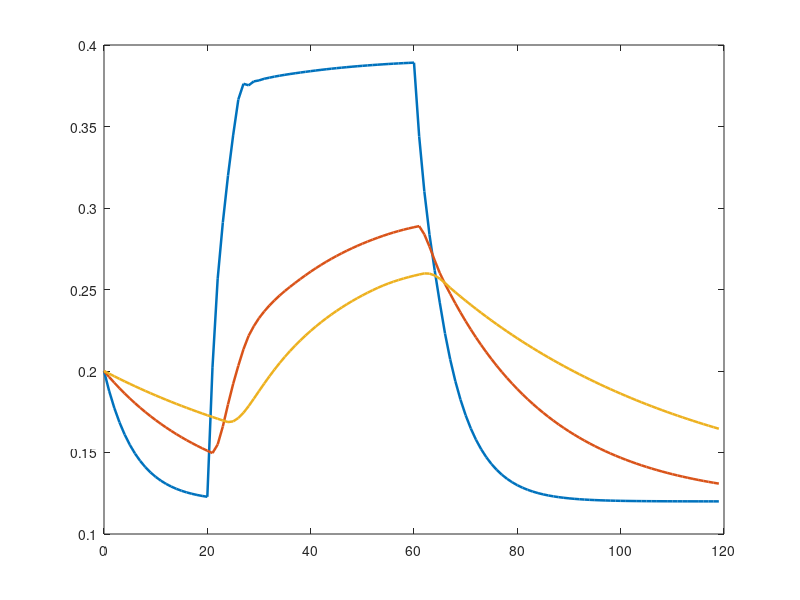

This chart was generated by the following MATLAB code: (Note: this script raises an error after producing the figure.)
%% ============================================================
% 01_ReducedSoilWaterModel_V2
% AI-Driven Smart Irrigation
%
% Control-Oriented Three-Layer Soil-Water Model
%
% Version: V2.0
%
% Purpose:
%   Develop a numerically stable and physically plausible
%   reduced-order soil-water model for future:
%
%       1. Sensor simulation
%       2. UKF state estimation
%       3. Baseline control
%       4. SAC reinforcement learning
%       5. Probabilistic safety filtering
%
% IMPORTANT:
%   This model is NOT the high-fidelity Richards model.
%   Richards will be implemented separately as the
%   high-fidelity environment.
%
% =============================================================

clc;
clear;
close all;

%% ============================================================
% 1. Simulation Settings
% =============================================================

dt = 1;                         % Time step [day]
T  = 120;                       % Simulation duration [day]
N  = round(T/dt);

time = (0:N-1)' * dt;

%% ============================================================
% 2. Soil Hydraulic Parameters
% =============================================================

% Volumetric water contents
theta_r  = 0.078;               % Residual water content [-]
theta_s  = 0.430;               % Saturated water content [-]

theta_FC = 0.250;               % Field capacity [-]
theta_WP = 0.120;               % Wilting point [-]

%% ============================================================
% 3. Soil Layer Geometry
% =============================================================

% Three soil layers
%
% Layer 1: surface
% Layer 2: intermediate
% Layer 3: root zone

Z1 = 0.10;                       % [m]
Z2 = 0.20;                       % [m]
Z3 = 0.30;                       % [m]

Z = [Z1; Z2; Z3];

root_depth = Z1 + Z2 + Z3;

%% ============================================================
% 4. Reduced-Order Hydraulic Exchange Parameters
% =============================================================

% These are reduced-order exchange coefficients.
%
% They are NOT saturated hydraulic conductivity values.
%
% Units:
%       k12, k23 -> [1/day]
%
% They determine the rate of water exchange between
% neighboring soil layers.

k12 = 0.25;                      % Layer 1 -> Layer 2 [1/day]
k23 = 0.20;                      % Layer 2 -> Layer 3 [1/day]

%% ============================================================
% 5. Infiltration Parameter
% =============================================================

% Maximum effective infiltration capacity
Kinf = 0.020;                    % [m/day] = 20 mm/day

%% ============================================================
% 6. Deep Drainage Parameter
% =============================================================

% Drainage coefficient from root zone
Kd = 0.020;                      % [m/day]

%% ============================================================
% 7. Initial Soil Moisture
% =============================================================

theta0 = [0.20; 0.20; 0.20];

theta = zeros(N,3);

theta(1,:) = theta0';

%% ============================================================
% 8. Environmental Inputs
% =============================================================

% ------------------------------------------------------------
% Rainfall
% ------------------------------------------------------------

rainfall = zeros(N,1);           % [mm/day]

% No rainfall in this first controlled experiment.
%
% Rainfall will be introduced later as a stochastic
% environmental disturbance.

% ------------------------------------------------------------
% Potential Evapotranspiration
% ------------------------------------------------------------

ET_potential = 4 * ones(N,1);    % [mm/day]

% ------------------------------------------------------------
% Irrigation
% ------------------------------------------------------------

irrigation = zeros(N,1);         % [mm/day]

% Days 1-20   : no irrigation
% Days 21-60  : 8 mm/day
% Days 61-120 : no irrigation

irrigation(time >= 20 & time < 60) = 8;

%% ============================================================
% 9. ET Distribution Between Soil Layers
% ============================================================

% Fraction of potential ET associated with each layer.

ET_fraction = [0.50; 0.30; 0.20];

%% ============================================================
% 10. Allocate Memory for Water Fluxes
% =============================================================

q12 = zeros(N,1);                % Layer 1 -> Layer 2 [m/day]

q23 = zeros(N,1);                % Layer 2 -> Layer 3 [m/day]

q3d = zeros(N,1);                % Deep drainage [m/day]

infiltration = zeros(N,1);       % Effective infiltration [m/day]

runoff = zeros(N,1);             % Surface excess water [m/day]

ET_actual = zeros(N,3);          % Actual ET [m/day]

soil_stress = zeros(N,3);        % Water stress factors [-]

%% ============================================================
% 11. Main Simulation Loop
% =============================================================

for k = 1:N-1

    % --------------------------------------------------------
    % Current soil moisture states
    % --------------------------------------------------------

    theta1 = theta(k,1);
    theta2 = theta(k,2);
    theta3 = theta(k,3);

    % --------------------------------------------------------
    % External inputs
    % --------------------------------------------------------

    I_mm = irrigation(k);
    P_mm = rainfall(k);

    ETp_mm = ET_potential(k);

    % Convert mm/day to m/day
    I = I_mm / 1000;
    P = P_mm / 1000;

    ETp = ETp_mm / 1000;

    % --------------------------------------------------------
    % Total water arriving at soil surface
    % --------------------------------------------------------

    water_input = I + P;

    % --------------------------------------------------------
    % Effective infiltration
    %
    % As the surface layer approaches saturation,
    % effective infiltration capacity decreases.
    % --------------------------------------------------------

    infiltration_factor = ...
        (theta_s - theta1) / ...
        (theta_s - theta_FC);

    infiltration_factor = ...
        min(max(infiltration_factor,0),1);

    infiltration_capacity = ...
        Kinf * infiltration_factor;

    infiltration(k) = ...
        min(water_input,infiltration_capacity);

    % Excess surface water
    runoff(k) = ...
        max(0,water_input - infiltration(k));

    % --------------------------------------------------------
    % Vertical water exchange
    %
    % Downward movement occurs when the upper layer
    % contains more water than the lower layer.
    % --------------------------------------------------------

    q12(k) = ...
        k12 * Z1 * max(0,theta1-theta2);

    q23(k) = ...
        k23 * Z2 * max(0,theta2-theta3);

    % --------------------------------------------------------
    % Deep drainage
    %
    % Drainage starts above field capacity.
    % --------------------------------------------------------

    q3d(k) = ...
        Kd * max(0,theta3-theta_FC);

    % --------------------------------------------------------
    % Soil water stress
    %
    % Stress = 0 at wilting point
    % Stress = 1 at field capacity and above
    % --------------------------------------------------------

    stress1 = ...
        (theta1-theta_WP) / ...
        (theta_FC-theta_WP);

    stress2 = ...
        (theta2-theta_WP) / ...
        (theta_FC-theta_WP);

    stress3 = ...
        (theta3-theta_WP) / ...
        (theta_FC-theta_WP);

    stress1 = min(max(stress1,0),1);
    stress2 = min(max(stress2,0),1);
    stress3 = min(max(stress3,0),1);

    soil_stress(k,:) = ...
        [stress1,stress2,stress3];

    % --------------------------------------------------------
    % Actual evapotranspiration
    % --------------------------------------------------------

    ET1 = ETp * ET_fraction(1) * stress1;
    ET2 = ETp * ET_fraction(2) * stress2;
    ET3 = ETp * ET_fraction(3) * stress3;

    ET_actual(k,:) = [ET1,ET2,ET3];

    % --------------------------------------------------------
    % Soil water balance
    % --------------------------------------------------------

    dtheta1 = ...
        (infiltration(k) ...
        - q12(k) ...
        - ET1) / Z1;

    dtheta2 = ...
        (q12(k) ...
        - q23(k) ...
        - ET2) / Z2;

    dtheta3 = ...
        (q23(k) ...
        - q3d(k) ...
        - ET3) / Z3;

    % --------------------------------------------------------
    % Forward Euler integration
    % --------------------------------------------------------

    theta1_next = ...
        theta1 + dt*dtheta1;

    theta2_next = ...
        theta2 + dt*dtheta2;

    theta3_next = ...
        theta3 + dt*dtheta3;

    % --------------------------------------------------------
    % Physical bounds
    % --------------------------------------------------------

    theta1_next = ...
        min(max(theta1_next,theta_r),theta_s);

    theta2_next = ...
        min(max(theta2_next,theta_r),theta_s);

    theta3_next = ...
        min(max(theta3_next,theta_r),theta_s);

    % --------------------------------------------------------
    % Store states
    % --------------------------------------------------------

    theta(k+1,:) = ...
        [theta1_next,theta2_next,theta3_next];

end

%% ============================================================
% 12. Calculate Final ET Values
% =============================================================

% Calculate stress and ET for the final state.

theta1 = theta(:,1);
theta2 = theta(:,2);
theta3 = theta(:,3);

stress1 = ...
    min(max( ...
    (theta1-theta_WP) ./ ...
    (theta_FC-theta_WP),0),1);

stress2 = ...
    min(max( ...
    (theta2-theta_WP) ./ ...
    (theta_FC-theta_WP),0),1);

stress3 = ...
    min(max( ...
    (theta3-theta_WP) ./ ...
    (theta_FC-theta_WP),0),1);

soil_stress = ...
    [stress1,stress2,stress3];

ET_actual(:,1) = ...
    (ET_potential/1000) .* ...
    ET_fraction(1) .* stress1;

ET_actual(:,2) = ...
    (ET_potential/1000) .* ...
    ET_fraction(2) .* stress2;

ET_actual(:,3) = ...
    (ET_potential/1000) .* ...
    ET_fraction(3) .* stress3;

%% ============================================================
% 13. Total Actual ET
% =============================================================

ET_actual_total = ...
    sum(ET_actual,2);

%% ============================================================
% 14. Water Storage
% =============================================================

% Total water stored in the three-layer soil profile
%
% Storage per unit surface area [m]

storage = ...
    theta(:,1)*Z1 + ...
    theta(:,2)*Z2 + ...
    theta(:,3)*Z3;

%% ============================================================
% 15. Cumulative Water Fluxes
% =============================================================

cumulative_irrigation = ...
    cumsum(irrigation) * dt / 1000;

cumulative_rainfall = ...
    cumsum(rainfall) * dt / 1000;

cumulative_infiltration = ...
    cumsum(infiltration) * dt;

cumulative_runoff = ...
    cumsum(runoff) * dt;

cumulative_ET = ...
    cumsum(ET_actual_total) * dt;

cumulative_drainage = ...
    cumsum(q3d) * dt;

%% ============================================================
% 16. Water Balance Residual
% =============================================================

initial_storage = storage(1);

water_balance_estimate = ...
    initial_storage ...
    + cumulative_infiltration ...
    - cumulative_ET ...
    - cumulative_drainage ...
    - cumulative_runoff;

water_balance_error = ...
    storage - water_balance_estimate;

%% ============================================================
% 17. Console Results
% =============================================================

fprintf('\n');
fprintf('====================================================\n');
fprintf(' REDUCED SOIL-WATER MODEL V2\n');
fprintf('====================================================\n');

fprintf('\nSimulation duration:\n');
fprintf('%.0f days\n',T);

fprintf('\nTime step:\n');
fprintf('%.2f day\n',dt);

fprintf('\nRoot-zone depth:\n');
fprintf('%.2f m\n',root_depth);

fprintf('\n----------------------------------------------------\n');
fprintf('Initial Soil Moisture\n');
fprintf('----------------------------------------------------\n');

fprintf('Layer 1: %.4f\n',theta1(1));
fprintf('Layer 2: %.4f\n',theta2(1));
fprintf('Layer 3: %.4f\n',theta3(1));

fprintf('\n----------------------------------------------------\n');
fprintf('Final Soil Moisture\n');
fprintf('----------------------------------------------------\n');

fprintf('Layer 1: %.4f\n',theta1(end));
fprintf('Layer 2: %.4f\n',theta2(end));
fprintf('Layer 3: %.4f\n',theta3(end));

fprintf('\n----------------------------------------------------\n');
fprintf('Minimum Soil Moisture\n');
fprintf('----------------------------------------------------\n');

fprintf('Layer 1: %.4f\n',min(theta1));
fprintf('Layer 2: %.4f\n',min(theta2));
fprintf('Layer 3: %.4f\n',min(theta3));

fprintf('\n----------------------------------------------------\n');
fprintf('Maximum Soil Moisture\n');
fprintf('----------------------------------------------------\n');

fprintf('Layer 1: %.4f\n',max(theta1));
fprintf('Layer 2: %.4f\n',max(theta2));
fprintf('Layer 3: %.4f\n',max(theta3));

fprintf('\n----------------------------------------------------\n');
fprintf('Water Fluxes\n');
fprintf('----------------------------------------------------\n');

fprintf('Total irrigation: %.2f mm\n', ...
    sum(irrigation)*dt);

fprintf('Total rainfall: %.2f mm\n', ...
    sum(rainfall)*dt);

fprintf('Total potential ET: %.2f mm\n', ...
    sum(ET_potential)*dt);

fprintf('Total actual ET: %.2f mm\n', ...
    sum(ET_actual_total)*dt*1000);

fprintf('Total infiltration: %.2f mm\n', ...
    sum(infiltration)*dt*1000);

fprintf('Total runoff: %.2f mm\n', ...
    sum(runoff)*dt*1000);

fprintf('Total drainage: %.2f mm\n', ...
    sum(q3d)*dt*1000);

fprintf('\n----------------------------------------------------\n');
fprintf('Water Balance\n');
fprintf('----------------------------------------------------\n');

fprintf('Maximum absolute balance error: %.6e m\n', ...
    max(abs(water_balance_error)));

%% ============================================================
% 18. Plot 1 - Soil Moisture Dynamics
% =============================================================

figure( ...
    'Name','V2 - Soil Moisture Dynamics', ...
    'Color','w');

plot(time,theta1, ...
    'LineWidth',1.8);

hold on;

plot(time,theta2, ...
    'LineWidth',1.8);

plot(time,theta3, ...
    'LineWidth',1.8);

yline(theta_FC, ...
    '--', ...
    'Field Capacity', ...
    'LineWidth',1.2);

yline(theta_WP, ...
    '--', ...
    'Wilting Point', ...
    'LineWidth',1.2);

grid on;

xlabel('Time [day]');
ylabel('Volumetric Water Content [-]');

title('Three-Layer Soil Moisture Dynamics - V2');

legend( ...
    '\theta_1 - Surface Layer', ...
    '\theta_2 - Middle Layer', ...
    '\theta_3 - Root Zone', ...
    'Field Capacity', ...
    'Wilting Point', ...
    'Location','best');

%% ============================================================
% 19. Plot 2 - Irrigation and Rainfall
% =============================================================

figure( ...
    'Name','V2 - Irrigation and Rainfall', ...
    'Color','w');

stairs(time,irrigation, ...
    'LineWidth',1.8);

hold on;

stairs(time,rainfall, ...
    'LineWidth',1.8);

grid on;

xlabel('Time [day]');
ylabel('Water Input [mm/day]');

title('Irrigation and Rainfall');

legend( ...
    'Irrigation', ...
    'Rainfall', ...
    'Location','best');

%% ============================================================
% 20. Plot 3 - ET
% =============================================================

figure( ...
    'Name','V2 - Evapotranspiration', ...
    'Color','w');

plot(time,ET_potential, ...
    'LineWidth',1.8);

hold on;

plot(time,ET_actual_total*1000, ...
    'LineWidth',1.8);

grid on;

xlabel('Time [day]');
ylabel('ET [mm/day]');

title('Potential vs Actual Evapotranspiration');

legend( ...
    'Potential ET', ...
    'Actual ET', ...
    'Location','best');

%% ============================================================
% 21. Plot 4 - Internal Water Fluxes
% =============================================================

figure( ...
    'Name','V2 - Internal Water Fluxes', ...
    'Color','w');

plot(time,q12*1000, ...
    'LineWidth',1.8);

hold on;

plot(time,q23*1000, ...
    'LineWidth',1.8);

plot(time,q3d*1000, ...
    'LineWidth',1.8);

plot(time,infiltration*1000, ...
    'LineWidth',1.8);

grid on;

xlabel('Time [day]');
ylabel('Water Flux [mm/day]');

title('Internal Soil Water Fluxes');

legend( ...
    'q_{12}', ...
    'q_{23}', ...
    'Deep Drainage', ...
    'Effective Infiltration', ...
    'Location','best');

%% ============================================================
% 22. Plot 5 - Soil Water Stress
% =============================================================

figure( ...
    'Name','V2 - Soil Water Stress', ...
    'Color','w');

plot(time,stress1, ...
    'LineWidth',1.8);

hold on;

plot(time,stress2, ...
    'LineWidth',1.8);

plot(time,stress3, ...
    'LineWidth',1.8);

grid on;

xlabel('Time [day]');
ylabel('Stress Factor [-]');

title('Soil Water Stress Factors');

legend( ...
    'Layer 1', ...
    'Layer 2', ...
    'Layer 3', ...
    'Location','best');

ylim([0 1.05]);

%% ============================================================
% 23. Plot 6 - Water Balance
% =============================================================

figure( ...
    'Name','V2 - Water Balance', ...
    'Color','w');

plot(time,storage*1000, ...
    'LineWidth',1.8);

hold on;

plot(time,water_balance_estimate*1000, ...
    '--', ...
    'LineWidth',1.5);

grid on;

xlabel('Time [day]');
ylabel('Stored Water [mm]');

title('Soil Water Balance Verification');

legend( ...
    'Actual Soil Storage', ...
    'Water Balance Estimate', ...
    'Location','best');

%% ============================================================
% 24. Save Results
% =============================================================

results = struct();

results.version = 'V2.0';

results.time = time;
results.dt = dt;
results.T = T;

results.theta = theta;

results.theta1 = theta1;
results.theta2 = theta2;
results.theta3 = theta3;

results.theta_r = theta_r;
results.theta_s = theta_s;
results.theta_FC = theta_FC;
results.theta_WP = theta_WP;

results.Z = Z;
results.root_depth = root_depth;

results.k12 = k12;
results.k23 = k23;
results.Kinf = Kinf;
results.Kd = Kd;

results.irrigation = irrigation;
results.rainfall = rainfall;

results.ET_potential = ET_potential;
results.ET_actual = ET_actual;
results.ET_actual_total = ET_actual_total;

results.soil_stress = soil_stress;

results.infiltration = infiltration;
results.q12 = q12;
results.q23 = q23;
results.q3d = q3d;
results.runoff = runoff;

results.storage = storage;

results.cumulative_irrigation = ...
    cumulative_irrigation;

results.cumulative_rainfall = ...
    cumulative_rainfall;

results.cumulative_infiltration = ...
    cumulative_infiltration;

results.cumulative_ET = ...
    cumulative_ET;

results.cumulative_drainage = ...
    cumulative_drainage;

results.cumulative_runoff = ...
    cumulative_runoff;

results.water_balance_error = ...
    water_balance_error;

save( ...
    '01_ReducedSoilWaterModel_V2_Results.mat', ...
    'results');

%% ============================================================
% 25. Final Message
% =============================================================

fprintf('\n');
fprintf('====================================================\n');
fprintf('V2 simulation completed successfully.\n');
fprintf('Results saved as:\n');
fprintf('01_ReducedSoilWaterModel_V2_Results.mat\n');
fprintf('====================================================\n');
